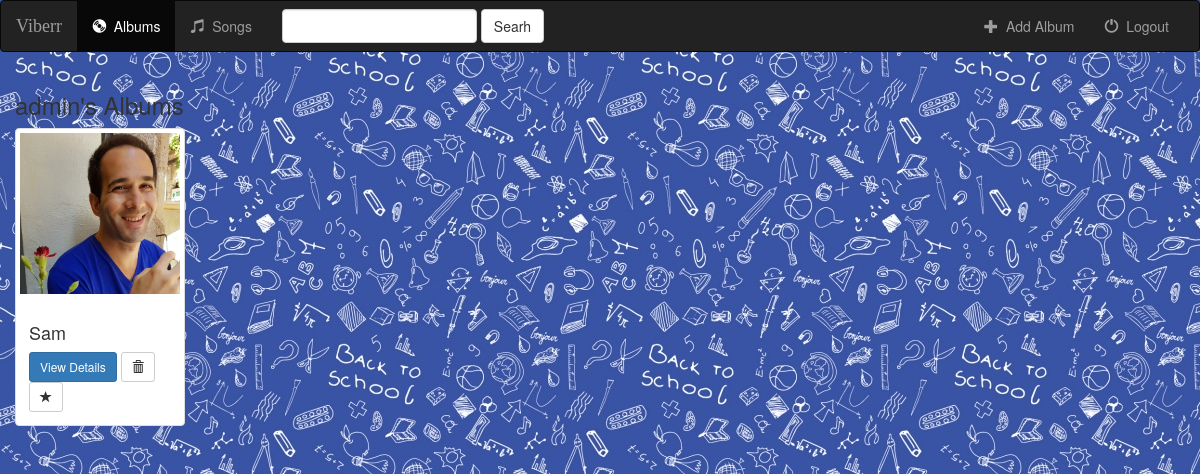
Screenshot of /music/ (signed in) with the database file from the repository.
### music/models.py (models this page shows, shortened)
class Album(models.Model):
    artist = models.CharField(max_length=250)
    album_tittle = models.CharField(max_length=500)
    genre = models.CharField(max_length=100)
    album_logo = models.FileField()

### music/views.py (the view)
class IndexView(generic.ListView):
    template_name = 'music/index.html'
    context_object_name = 'all_albums'
    def get_queryset(self): #predefined function which queries the DB
        return Album.objects.all()

### music/templates/music/index.html (shortened to what this page needs)
{% extends 'music/base.html' %}
{% block body %}
<div class="albums-container container-fluid">
    <div class="row">
        <div class="col-sm-12">
            <h3>{{ user.username }}'s Albums</h3>
        </div>
        {% if all_albums %}
            {% for album in all_albums %}
                <div class="col-sm-4 col-lg-2">
                    <div class="thumbnail">
                        <a href="{% url 'music:detail' album.id %}">
                            <img src="{{ album.album_logo.url }}" class="img-responsive">
                        </a>
                        <div class="caption">
                            <h4>{{ album.artist }}</h4>
                            <a href="{% url 'music:detail' album.id %}" class="btn btn-primary btn-sm" role="button">View Details</a>
                            <form action="{% url 'music:album-delete' album.id %}" method="post" style="display: inline;">
                                <button type="submit" class="btn btn-default btn-sm">
                                    <span class="glyphicon glyphicon-trash"></span>
                                </button>
                            </form>
                            <a href="#" class="btn btn-default btn-sm btn-favorite">
                                <span class="glyphicon glyphicon-star {% if album.is_favorite %}active{% endif %}"></span>
                            </a>
                        </div>
                    </div>
                </div>
            {% endfor %}
        {% endif %}
    </div>
</div>
{% endblock %}

### music/static/music/style.css (style rules this page uses)
body { background: white url("images/background1.jpg"); }

### rows the page displays
Album: album_logo (picture), artist "Sam"

### other values shown
{{ user.username }} "admin"
